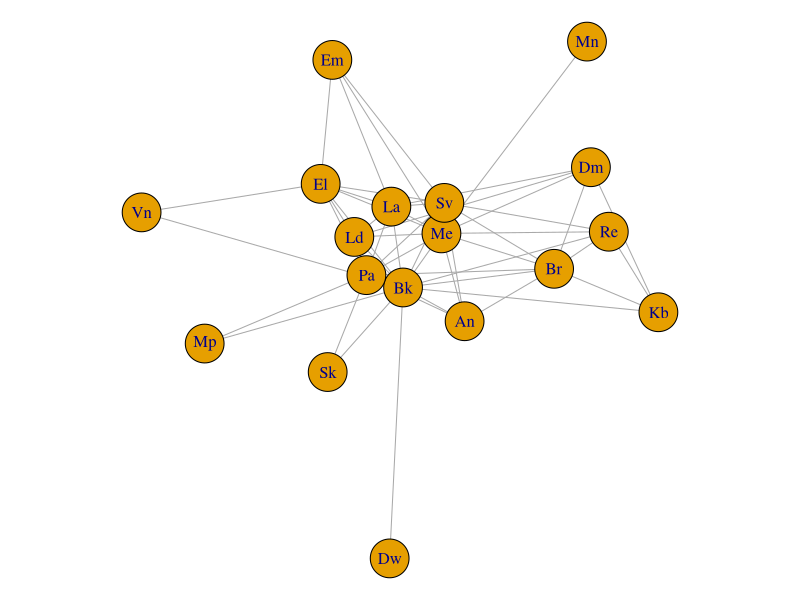
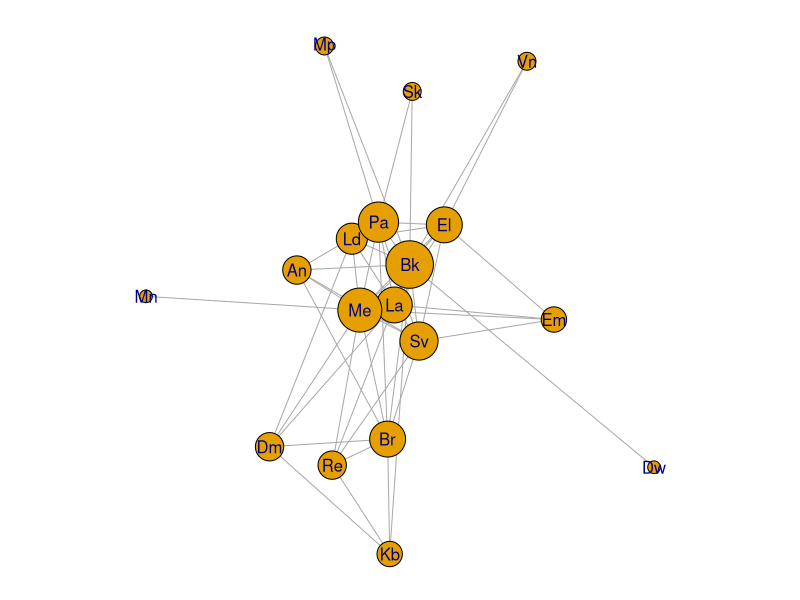
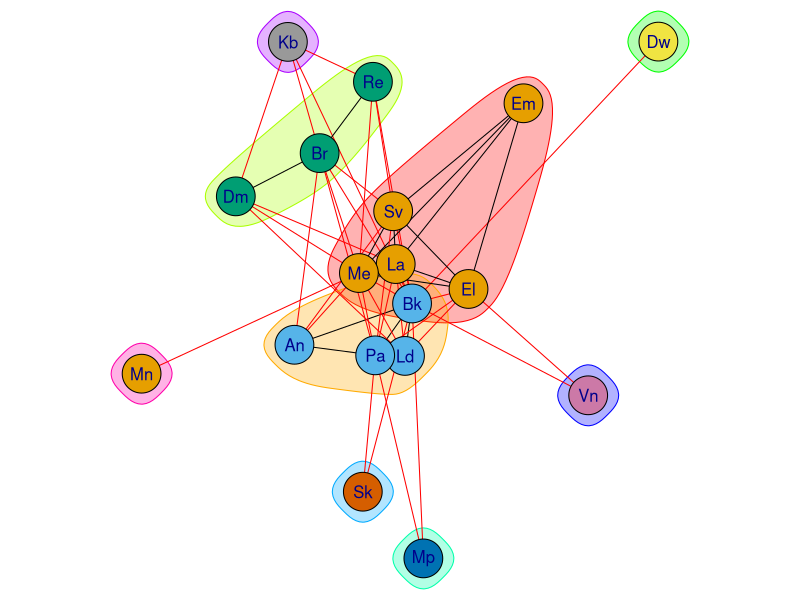

Write R code to recreate these figures, in order.
library(igraph)

x <- read.table('table-5.2.txt', sep = ',')
str(x)
x

nm <- c('An', 'Bk', 'Br', 'Dm', 'Dw', 'La', 'Ld', 'Me', 'Mp', 'Pa', 'Re', 'Sk', 'Sv', 'Vn', 'Kb', 'El', 'Mn', 'Em')

x <- as.matrix(x)
dimnames(x) <- list(nm, nm)

x

g <- graph_from_adjacency_matrix(x, mode = 'upper', diag = FALSE, weighted = TRUE)
cm <- cluster_walktrap(g)

par(mar = c(0,0,0,0))
plot(g)

plot(g, vertex.size = sqrt(degree(g) * 25), vertex.label.family = 'sans')


plot(cm, g, vertex.label.family = 'sans')
